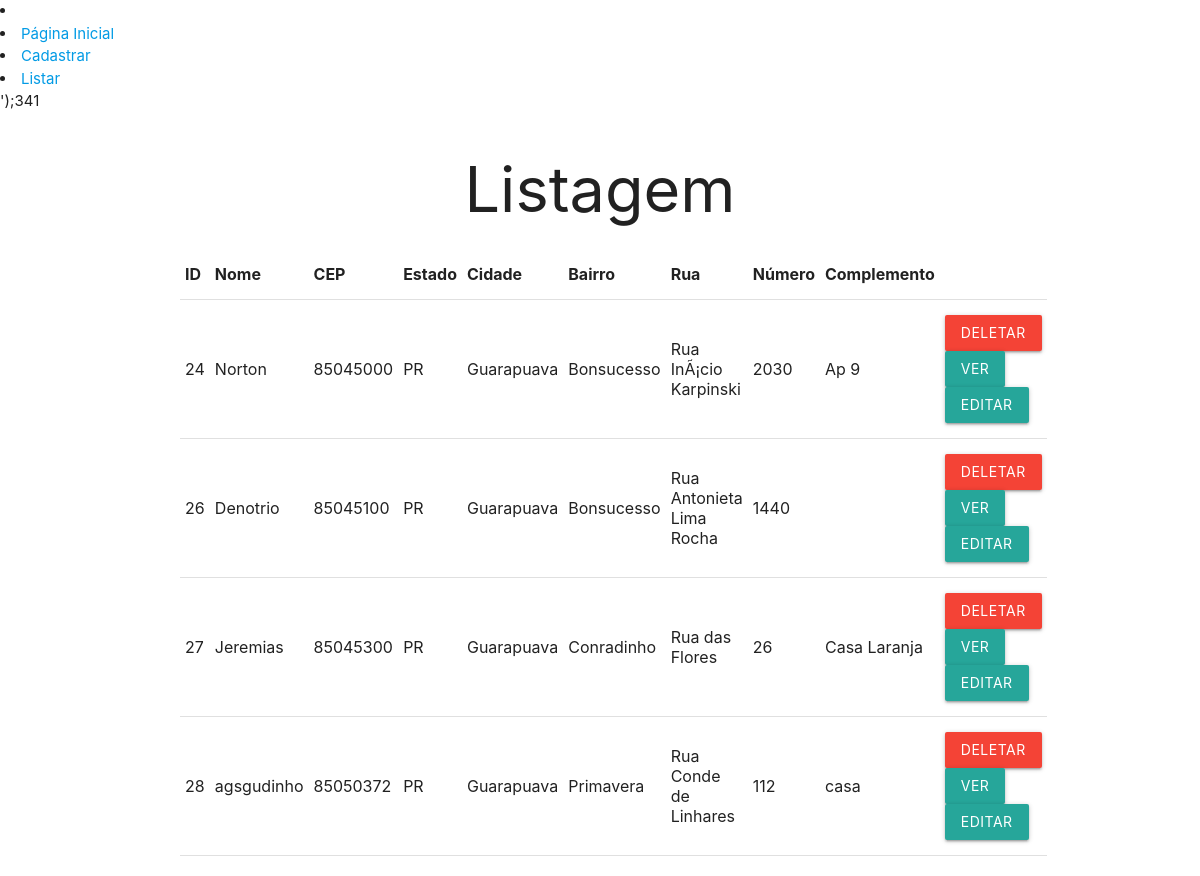
The app's page /view/user/list.php with its own data.
### tables this page shows
CREATE TABLE `PERSON` (
  `ID` int(11) NOT NULL AUTO_INCREMENT,
  `USERNAME` varchar(255) NOT NULL,
  `CEP` varchar(9) NOT NULL,
  `ADDRESS_STATE` varchar(255) NOT NULL,
  `CITY` varchar(255) NOT NULL,
  `DISTRICT` varchar(255) NOT NULL,
  `STREET` varchar(255) NOT NULL,
  `ADDRESS_NUMBER` varchar(8) NOT NULL,
  `COMPLEMENT` varchar(255) DEFAULT NULL,
  PRIMARY KEY (`ID`)
);

### sql/list.php (called while the page is built)
<?php
include_once("conect.php");
$query_list = "SELECT * FROM PERSON";
$result = mysqli_query($dbConn, $query_list);
while($row = mysqli_fetch_array($result)){
    $group[] = $row;
}
?>

### view/user/list.php (the view, shortened to what this page needs)
<?php
    include("../../sql/list.php");
?>
<html>
<head>
    <link rel="stylesheet" href="https://cdnjs.cloudflare.com/ajax/libs/materialize/1.0.0/css/materialize.min.css">
</head>
<body>
<?= readfile("../sidebar.php") ?>
<div class="row container">
  <h1 class="center">Listagem</h1>
  <table>
        <thead>
          <tr>
              <th>ID</th>
              <th>Nome</th>
              <th>CEP</th>
              <th>Estado</th>
              <th>Cidade</th>
              <th>Bairro</th>
              <th>Rua</th>
              <th>Número</th>
              <th>Complemento</th>
              <th></th>
          </tr>
        </thead>
        <tbody>
            <?php if(empty($group)){ ?>
                  <h4 class="center">Nenhum dado cadastrado</h4>
            <?php } else{ ?>
            <?php foreach($group as $user){ ?>
                <tr>
                <td><?= $user["ID"] ?></td>
                <td><?= $user["USERNAME"] ?></td>
                <td><?= $user["CEP"] ?></td>
                <td><?= $user["ADDRESS_STATE"] ?></td>
                <td><?= $user["CITY"] ?></td>
                <td><?= $user["DISTRICT"] ?></td>
                <td><?= $user["STREET"] ?></td>
                <td><?= $user["ADDRESS_NUMBER"] ?></td>
                <td><?= $user["COMPLEMENT"] ?></td>
                <td><a href="../../sql/delete.php?id=<?php echo $user["ID"]; ?>"
                onclick="return confirm('Deseja mesmo deletar?');"
                class="btn red">deletar</a>
                <a href="show.php?id=<?php echo $user["ID"]; ?>"
                class="btn">Ver</a>
                <a href="edit.php?id=<?php echo $user["ID"]; ?>"
                class="btn">Editar</a>
                </td>
            </tr>
            <?php } ?>
            <?php } ?>
        </tbody>
      </table>
</div>
</body>
</html>

### records on screen
person: ID "24", USERNAME "Norton", CEP "85045000", ADDRESS_STATE "PR", CITY "Guarapuava", DISTRICT "Bonsucesso", STREET "Rua InÃ¡cio Karpinski", ADDRESS_NUMBER "2030", COMPLEMENT "Ap 9"
person: ID "26", USERNAME "Denotrio", CEP "85045100", ADDRESS_STATE "PR", CITY "Guarapuava", DISTRICT "Bonsucesso", STREET "Rua Antonieta Lima Rocha", ADDRESS_NUMBER "1440"
person: ID "27", USERNAME "Jeremias", CEP "85045300", ADDRESS_STATE "PR", CITY "Guarapuava", DISTRICT "Conradinho", STREET "Rua das Flores", ADDRESS_NUMBER "26", COMPLEMENT "Casa Laranja"
person: ID "28", USERNAME "agsgudinho", CEP "85050372", ADDRESS_STATE "PR", CITY "Guarapuava", DISTRICT "Primavera", STREET "Rua Conde de Linhares", ADDRESS_NUMBER "112", COMPLEMENT "casa"

### other values on screen
readfile("../sidebar.php") "Página Inicial Cadastrar Listar ');341"
